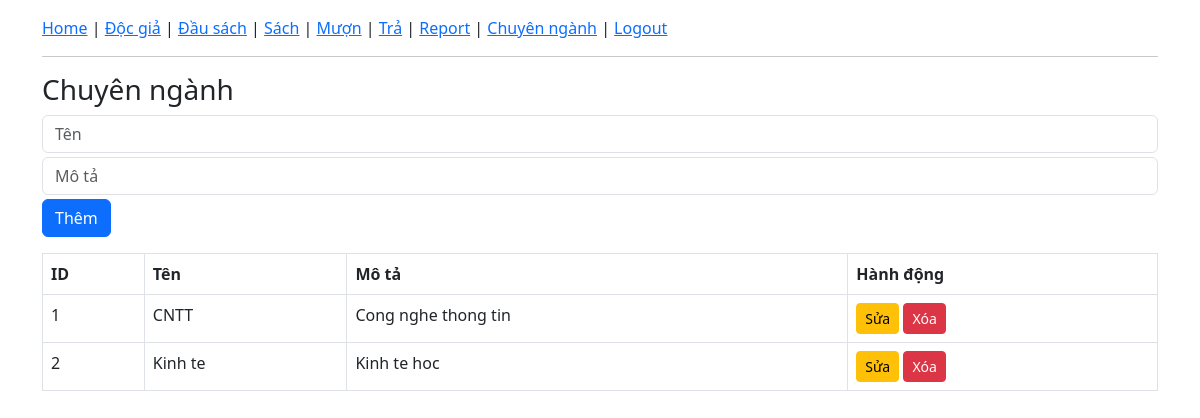
/chuyen_nganh, run on the app's committed database.
### tables this page shows
CREATE TABLE chuyen_nganh(
ma_chuyen_nganh INTEGER PRIMARY KEY AUTOINCREMENT,
ten_chuyen_nganh TEXT,mo_ta TEXT);

### app.py (the view)
@app.route("/chuyen_nganh")
def chuyen_nganh():
    conn = get_db()
    data = conn.execute("SELECT * FROM chuyen_nganh").fetchall()
    conn.close()
    return render_template("chuyen_nganh.html", data=data)

### app.py (called while the page is built)
def get_db():
    return sqlite3.connect("library.db")

### templates/chuyen_nganh.html
{% extends "base.html" %}
{% block content %}
<h3>Chuyên ngành</h3>
<form method="post" action="/add_chuyen_nganh" class="mb-3">
  <input name="ten" placeholder="Tên" class="form-control mb-1" required>
  <input name="mota" placeholder="Mô tả" class="form-control mb-1" required>
  <button class="btn btn-primary">Thêm</button>
</form>
<table class="table table-bordered">
  <tr>
    <th>ID</th>
    <th>Tên</th>
    <th>Mô tả</th>
    <th>Hành động</th>
  </tr>
  {% for c in data %}
  <tr>
    <td>{{ c[0] }}</td>
    <td>{{ c[1] }}</td>
    <td>{{ c[2] }}</td>
    <td>
      <a href="/edit_chuyen_nganh/{{ c[0] }}" class="btn btn-sm btn-warning">Sửa</a>
      <a href="/delete_chuyen_nganh/{{ c[0] }}" class="btn btn-sm btn-danger" onclick="return confirm('Xác nhận xóa?')">Xóa</a>
    </td>
  </tr>
  {% endfor %}
</table>
{% endblock %}

### data on the page
chuyen_nganh: ma_chuyen_nganh "1", ten_chuyen_nganh "CNTT", mo_ta "Cong nghe thong tin"
chuyen_nganh: ma_chuyen_nganh "2", ten_chuyen_nganh "Kinh te", mo_ta "Kinh te hoc"
